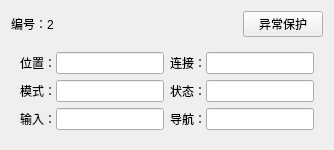
                  <widget class="QWidget" name="widget_72" native="true">
                   <layout class="QVBoxLayout" name="verticalLayout_24" stretch="1,3">
                    <item>
                     <layout class="QHBoxLayout" name="horizontalLayout_60">
                      <item>
                       <widget class="QLabel" name="label_57">
                        <property name="text">
                         <string>编号：2</string>
                        </property>
                       </widget>
                      </item>
                      <item>
                       <spacer name="horizontalSpacer_9">
                        <property name="orientation">
                         <enum>Qt::Horizontal</enum>
                        </property>
                        <property name="sizeHint" stdset="0">
                         <size>
                          <width>40</width>
                          <height>20</height>
                         </size>
                        </property>
                       </spacer>
                      </item>
                      <item>
                       <widget class="QPushButton" name="pushButton_26">
                        <property name="text">
                         <string>异常保护</string>
                        </property>
                       </widget>
                      </item>
                     </layout>
                    </item>
                    <item>
                     <widget class="QWidget" name="widget_73" native="true">
                      <layout class="QGridLayout" name="gridLayout_14">
                       <item row="0" column="0">
                        <widget class="QWidget" name="widget_74" native="true">
                         <layout class="QHBoxLayout" name="horizontalLayout_61">
                          <property name="spacing">
                           <number>0</number>
                          </property>
                          <property name="leftMargin">
                           <number>0</number>
                          </property>
                          <property name="topMargin">
                           <number>0</number>
                          </property>
                          <property name="rightMargin">
                           <number>0</number>
                          </property>
                          <property name="bottomMargin">
                           <number>0</number>
                          </property>
                          <item>
                           <widget class="QLabel" name="label_58">
                            <property name="text">
                             <string>位置：</string>
                            </property>
                           </widget>
                          </item>
                          <item>
                           <widget class="QLineEdit" name="lineEdit_47">
                            <property name="readOnly">
                             <bool>true</bool>
                            </property>
                           </widget>
                          </item>
                         </layout>
                        </widget>
                       </item>
                       <item row="0" column="1">
                        <widget class="QWidget" name="widget_75" native="true">
                         <layout class="QHBoxLayout" name="horizontalLayout_62">
                          <property name="spacing">
                           <number>0</number>
                          </property>
                          <property name="leftMargin">
                           <number>0</number>
                          </property>
                          <property name="topMargin">
                           <number>0</number>
                          </property>
                          <property name="rightMargin">
                           <number>0</number>
                          </property>
                          <property name="bottomMargin">
                           <number>0</number>
                          </property>
                          <item>
                           <widget class="QLabel" name="label_59">
                            <property name="text">
                             <string>连接：</string>
                            </property>
                           </widget>
                          </item>
                          <item>
                           <widget class="QLineEdit" name="lineEdit_48">
                            <property name="readOnly">
                             <bool>true</bool>
                            </property>
                           </widget>
                          </item>
                         </layout>
                        </widget>
                       </item>
                       <item row="1" column="0">
                        <widget class="QWidget" name="widget_76" native="true">
                         <layout class="QHBoxLayout" name="horizontalLayout_63">
                          <property name="spacing">
                           <number>0</number>
                          </property>
                          <property name="leftMargin">
                           <number>0</number>
                          </property>
                          <property name="topMargin">
                           <number>0</number>
                          </property>
                          <property name="rightMargin">
                           <number>0</number>
                          </property>
                          <property name="bottomMargin">
                           <number>0</number>
                          </property>
                          <item>
                           <widget class="QLabel" name="label_60">
                            <property name="text">
                             <string>模式：</string>
                            </property>
                           </widget>
                          </item>
                          <item>
                           <widget class="QLineEdit" name="lineEdit_49">
                            <property name="readOnly">
                             <bool>true</bool>
                            </property>
                           </widget>
                          </item>
                         </layout>
                        </widget>
                       </item>
                       <item row="1" column="1">
                        <widget class="QWidget" name="widget_77" native="true">
                         <layout class="QHBoxLayout" name="horizontalLayout_64">
                          <property name="spacing">
                           <number>0</number>
                          </property>
                          <property name="leftMargin">
                           <number>0</number>
                          </property>
                          <property name="topMargin">
                           <number>0</number>
                          </property>
                          <property name="rightMargin">
                           <number>0</number>
                          </property>
                          <property name="bottomMargin">
                           <number>0</number>
                          </property>
                          <item>
                           <widget class="QLabel" name="label_61">
                            <property name="text">
                             <string>状态：</string>
                            </property>
                           </widget>
                          </item>
                          <item>
                           <widget class="QLineEdit" name="lineEdit_50">
                            <property name="readOnly">
                             <bool>true</bool>
                            </property>
                           </widget>
                          </item>
                         </layout>
                        </widget>
                       </item>
                       <item row="2" column="0">
                        <widget class="QWidget" name="widget_78" native="true">
                         <layout class="QHBoxLayout" name="horizontalLayout_65">
                          <property name="spacing">
                           <number>0</number>
                          </property>
                          <property name="leftMargin">
                           <number>0</number>
                          </property>
                          <property name="topMargin">
                           <number>0</number>
                          </property>
                          <property name="rightMargin">
                           <number>0</number>
                          </property>
                          <property name="bottomMargin">
                           <number>0</number>
                          </property>
                          <item>
                           <widget class="QLabel" name="label_62">
                            <property name="text">
                             <string>输入：</string>
                            </property>
                           </widget>
                          </item>
                          <item>
                           <widget class="QLineEdit" name="lineEdit_51">
                            <property name="readOnly">
                             <bool>true</bool>
                            </property>
                           </widget>
                          </item>
                         </layout>
                        </widget>
                       </item>
                       <item row="2" column="1">
                        <widget class="QWidget" name="widget_79" native="true">
                         <layout class="QHBoxLayout" name="horizontalLayout_66">
                          <property name="spacing">
                           <number>0</number>
                          </property>
                          <property name="leftMargin">
                           <number>0</number>
                          </property>
                          <property name="topMargin">
                           <number>0</number>
                          </property>
                          <property name="rightMargin">
                           <number>0</number>
                          </property>
                          <property name="bottomMargin">
                           <number>0</number>
                          </property>
                          <item>
                           <widget class="QLabel" name="label_63">
                            <property name="text">
                             <string>导航：</string>
                            </property>
                           </widget>
                          </item>
                          <item>
                           <widget class="QLineEdit" name="lineEdit_52">
                            <property name="readOnly">
                             <bool>true</bool>
                            </property>
                           </widget>
                          </item>
                         </layout>
                        </widget>
                       </item>
                      </layout>
                     </widget>
                    </item>
                   </layout>
                  </widget>
